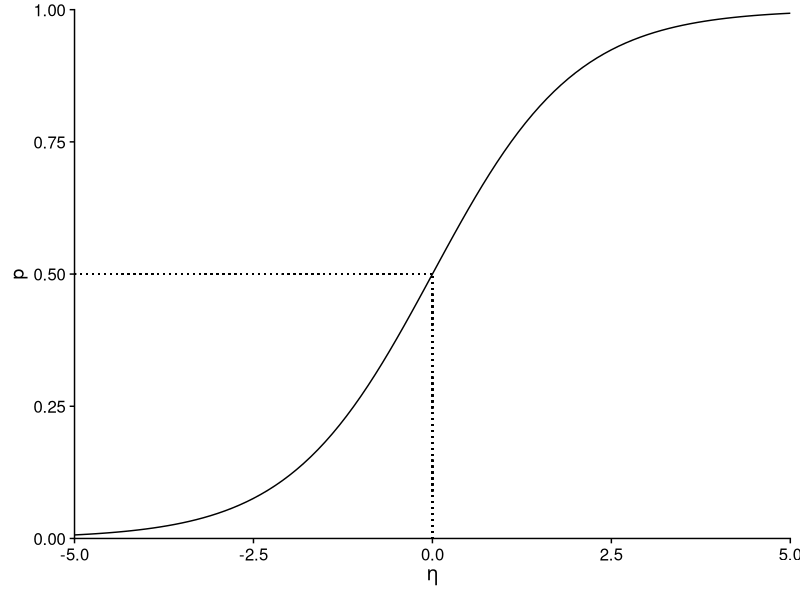
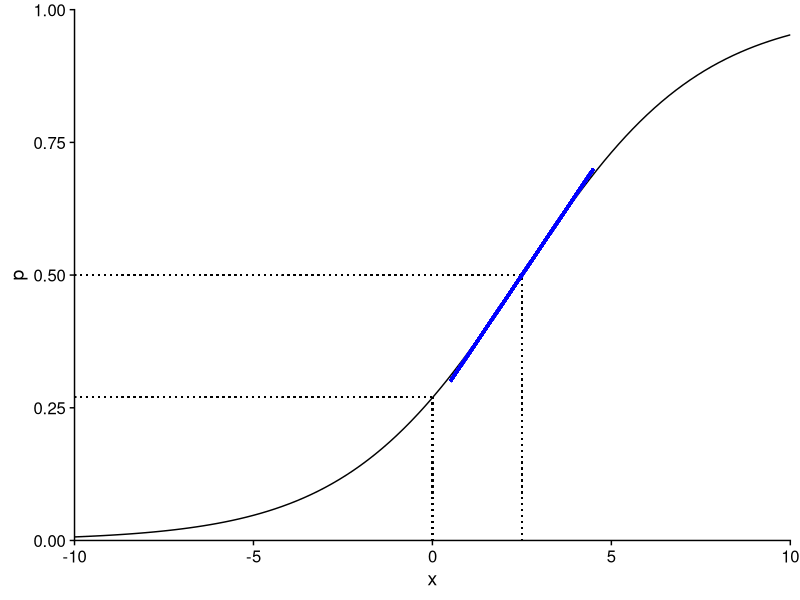
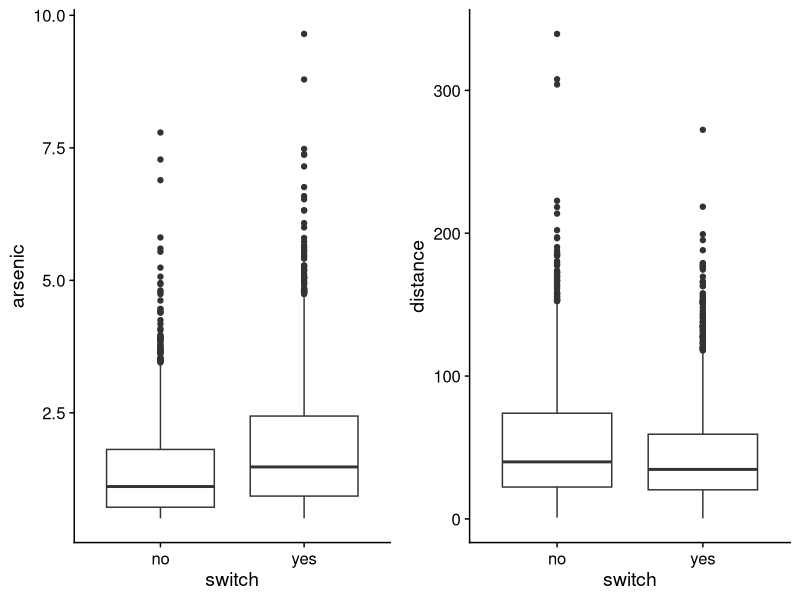
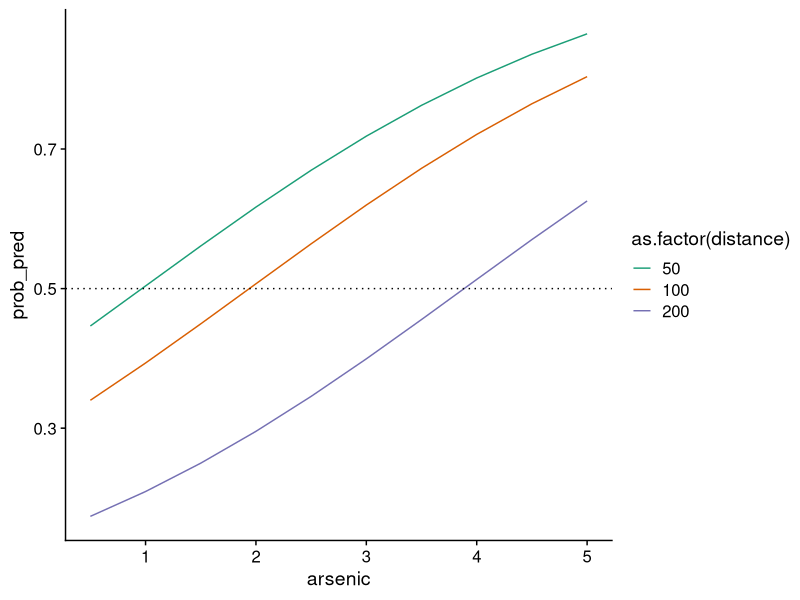
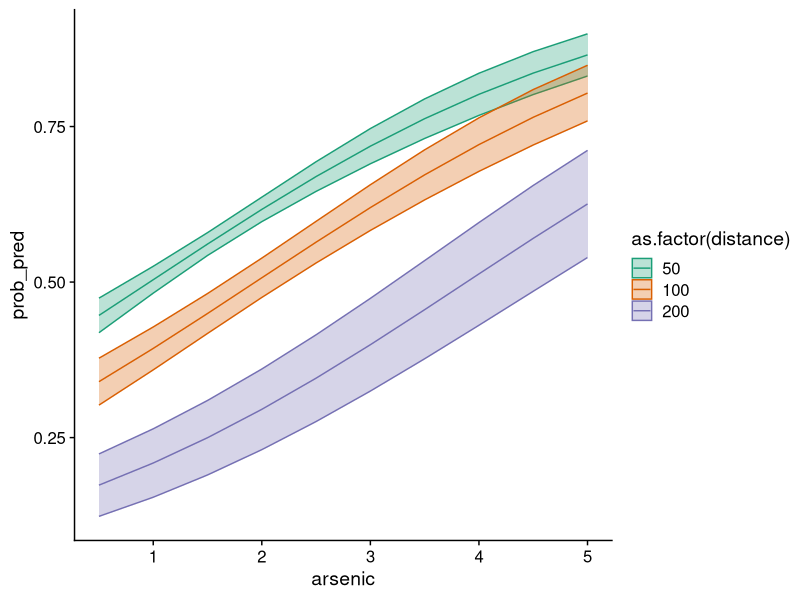
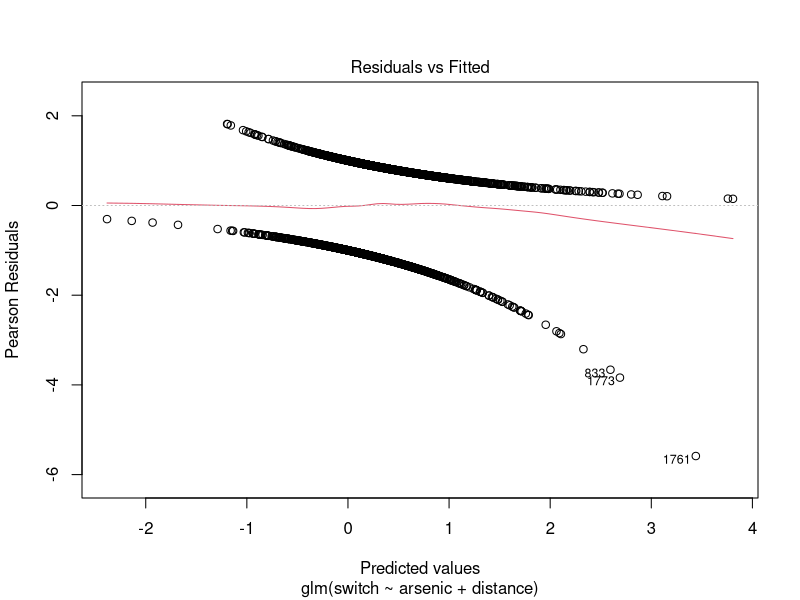
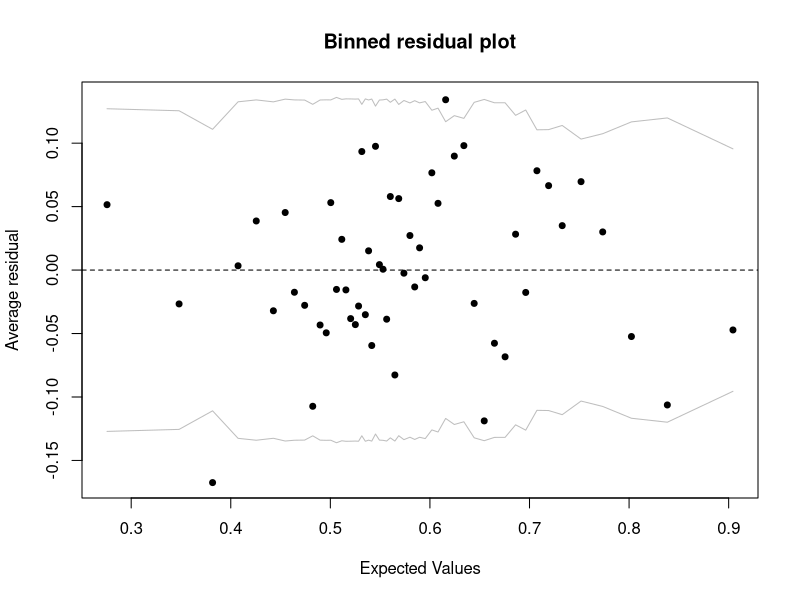
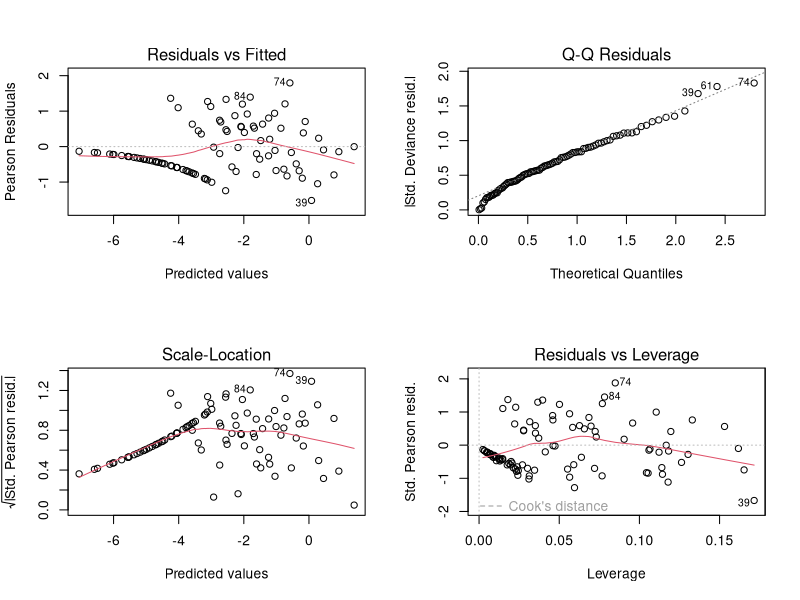

Recreate these plots in R, in order.
## ---- chunk 1
knitr::opts_chunk$set(echo = TRUE)
library(tidyverse)
library(cowplot)
theme_set(theme_cowplot())
## ---- chunk 2
dbinom(2, 5, 0.3)
## ---- chunk 3
ggplot(data.frame(x = seq(-5,5,0.1)), aes(x = x)) +
    labs(x = expression(eta), y = "p") +
    stat_function(fun = plogis) +
    geom_segment(x = -5, xend = 0, y = 0.5, yend = 0.5, linetype = "dotted") +
    geom_segment(x = 0, xend = 0, y = 0, yend = 0.5, linetype = "dotted") +
    scale_x_continuous(expand = c(0, 0)) +
    scale_y_continuous(expand = c(0, 0), breaks = seq(0, 1, 0.25), limits = c(0, 1))
## ---- chunk 4
ggplot(data.frame(x = seq(-10,10,0.1)), aes(x = x)) +
    labs(y = "p") +
    stat_function(fun = function(x) plogis(-1 + 0.4*x)) +
    geom_segment(x = -10, xend = 2.5, y = 0.5, yend = 0.5, linetype = "dotted") +
    geom_segment(x = 2.5, xend = 2.5, y = 0, yend = 0.5, linetype = "dotted") +
    geom_segment(x = -10, xend = 0, y = 0.27, yend = 0.27, linetype = "dotted") +
    geom_segment(x = 0, xend = 0, y = 0, yend = 0.27, linetype = "dotted") +
    geom_segment(x = 0.5, xend = 4.5, y = 0.3, yend = 0.7, color = "blue", size = 1) +
    scale_x_continuous(expand = c(0, 0)) +
    scale_y_continuous(expand = c(0, 0), breaks = seq(0, 1, 0.25), limits = c(0, 1))
## ---- chunk 5
plogis(-1)
qlogis(0.5)
## ---- chunk 6
library(carData)
str(Wells)
## ---- chunk 7
p1 <- ggplot(Wells, aes(x = switch, y = arsenic)) +
    geom_boxplot()
p2 <- ggplot(Wells, aes(x = switch, y = distance)) +
    geom_boxplot()

plot_grid(p1, p2)
## ---- chunk 8
mod <- glm(switch ~ arsenic + distance, data = Wells,
           family = binomial(link = "logit"))
summary(mod)
## ---- chunk 9
wells_nouv <- expand.grid(arsenic = seq(0.5, 5, 0.5), distance = c(50, 100, 200))
## ---- chunk 10
wells_nouv$pred <- predict(mod, wells_nouv)
summary(wells_nouv$pred)
## ---- chunk 11
wells_nouv$prob_pred <- predict(mod, wells_nouv, type = "response")

ggplot(wells_nouv, aes(x = arsenic, y = prob_pred, color = as.factor(distance))) +
    geom_line() +
    geom_hline(yintercept = 0.5, linetype = "dotted") +
    scale_color_brewer(palette = "Dark2")
## ---- chunk 12
prob_pred <- predict(mod, wells_nouv, type = "response", se.fit = TRUE)
wells_nouv$prob_se <- prob_pred$se.fit

ggplot(wells_nouv, aes(x = arsenic, y = prob_pred, color = as.factor(distance),
                       fill = as.factor(distance))) +
    geom_ribbon(aes(ymin = prob_pred - 1.96*prob_se, ymax = prob_pred + 1.96*prob_se),
                alpha = 0.3) +
    geom_line() +
    scale_color_brewer(palette = "Dark2") +
    scale_fill_brewer(palette = "Dark2")

## ---- chunk 13
plot(mod, which = 1)
## ---- chunk 14
library(arm)
binnedplot(fitted(mod), residuals(mod, type = "response"))
## ---- chunk 15
pseudo_R2 <- 1 - mod$deviance/mod$null.deviance
pseudo_R2
## ---- chunk 16
r2_tjur <- mean(mod$fitted.values[mod$y == 1]) - mean(mod$fitted.values[mod$y == 0])
r2_tjur
## ---- chunk 17
library(MASS)
str(snails)
## ---- chunk 18
mod_snails <- glm(cbind(Deaths, N - Deaths) ~ Species + Exposure + Rel.Hum + Temp,
           data = snails, family = binomial)
summary(mod_snails)
## ---- chunk 19
par(mfrow = c(2, 2))
plot(mod_snails)
par(mfrow = c(1, 1))
## ---- chunk 20
mod_snails2 <- glm(cbind(Deaths, N - Deaths) ~ as.factor(Exposure), data = snails,
                   family = binomial)
summary(mod_snails2)
## ---- chunk 21
group_by(snails, Exposure) %>%
    summarize(mean(Deaths))
## ---- chunk 22
mod_snails3 <- glm(cbind(Deaths, N - Deaths) ~ as.factor(Exposure), 
                   data = filter(snails, Exposure > 1), family = binomial)
summary(mod_snails3)
